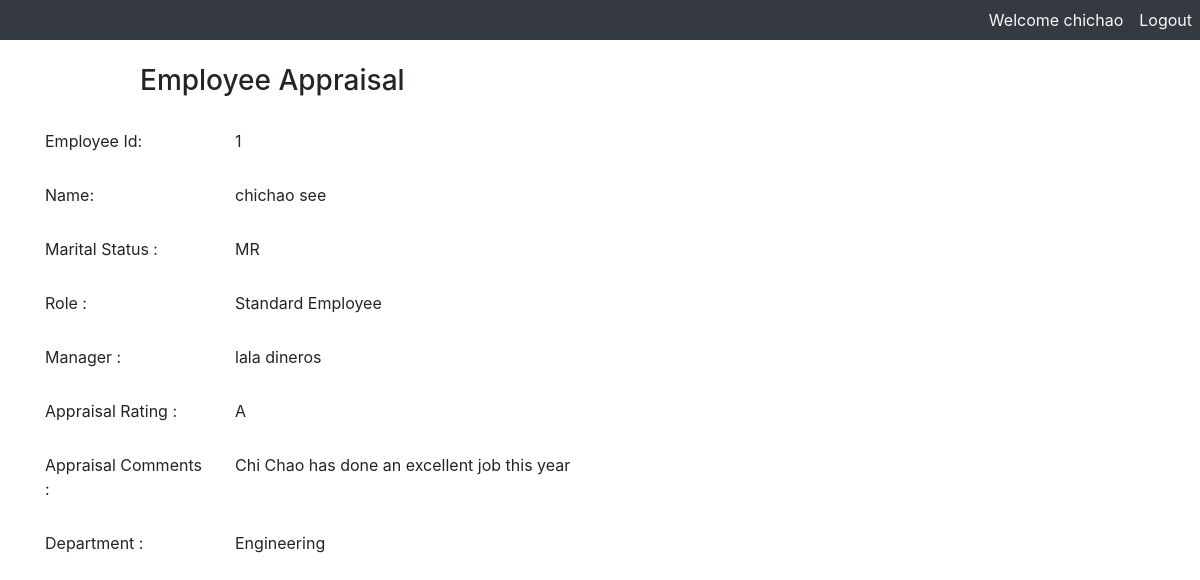
The page / (signed in) on the database as committed earlier.
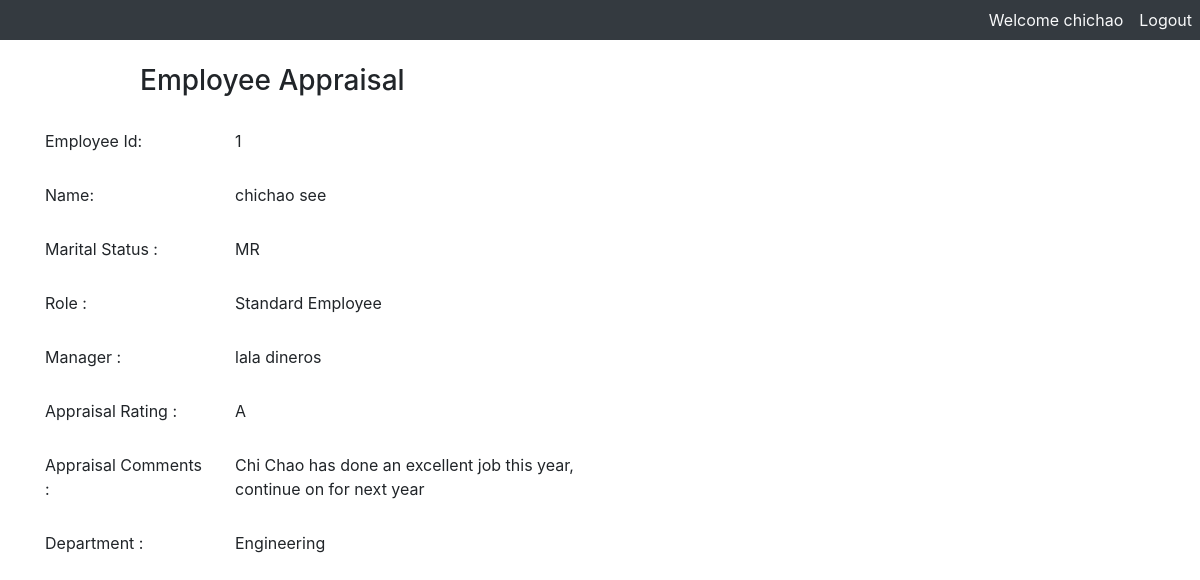
The same page on the database as committed later.
### employee/models.py (models this page shows, shortened)
class Employee(models.Model):
    MARRIED ='MR'
    SINGLE = 'SN'
    DIVORCED = 'DI'
    WIDOWED = 'WI'
    MALE = 'M'
    FEMALE = 'F'
    marital_status = (
        (MARRIED, "Married"),
        (SINGLE, "Single"),
        (DIVORCED, "Divorced"),
        (WIDOWED, "Widowed")
    )
    gender = (
        (MALE,"male"),
        (FEMALE,"female")
    )
    EmpId = models.IntegerField(primary_key = True)
    first_name = models.CharField('First_Name',max_length=45)
    last_name = models.CharField('Last_Name',max_length=45)
    marital_status = models.CharField('Marital_Status',max_length=15, choices = marital_status)
    phone_number = PhoneNumberField('Phone_Number',unique = True)
    address = models.CharField('Address',max_length=50)
    gender = models.CharField('Gender',max_length=10,choices = gender)
    date_of_birth = models.DateField()
    date_of_joining = models.DateField()
    date_of_leaving = models.DateField('Date_of_Leaving',help_text='The Leaving Date determines whether it is an Active Employee',blank=True, null=False, default='9999-12-31')
    manager_id = models.ForeignKey('Manager', on_delete=models.CASCADE, blank=True, null=True)
    role_id = models.ForeignKey(Roles, on_delete=models.CASCADE)
    dept_id = models.ForeignKey(Department,on_delete=models.CASCADE,blank=True, null=True)
    user_id = models.ForeignKey(User, on_delete=models.CASCADE, blank=True,null=True)
    last_update = models.DateField(auto_now_add=True)
    def Is_Active_Employee(self):
        return self.date_of_leaving >= date.today()
    Is_Active_Employee.boolean = True

class Roles(models.Model):
    role_id = models.IntegerField(primary_key = True)
    role = models.CharField(max_length=20, unique=True)
    description = models.CharField(max_length=100)
    last_update = models.DateTimeField(auto_now_add=True)
    class Meta:
        verbose_name_plural = "Roles"
    def __str__(self):
        return f"{self.role +' '+ self.description}"

class Manager(models.Model):
    mgr_id = models.IntegerField(primary_key = True)
    first_name = models.CharField('First_Name',max_length=45)
    last_name = models.CharField('Last_Name',max_length=45)
    emp_id = models.IntegerField()
    def __str__(self):
        return (self.first_name + ' ' + self.last_name)
    class Meta:
        verbose_name_plural = "Managers"

class Appraisal(models.Model):
    appraisal_id = models.IntegerField(primary_key=True)
    app_supervisor_comments = models.TextField()
    rating_id = models.ForeignKey(Rating,on_delete=models.CASCADE, blank=True, null=True)
    dept_id = models.ForeignKey(Department,on_delete=models.CASCADE, blank=True, null=True)
    emp_id = models.ForeignKey(Employee,on_delete=models.CASCADE, blank=True, null=True)
    appraisal_date = models.DateField('Appraisal_Year', blank=True, null=True)
    last_update = models.DateField(auto_now_add=True)
    class Meta:
        verbose_name_plural = 'Appraisals'

class Rating(models.Model):
    Best_Performer ='A+'
    Excellent = 'A'
    Very_Good = 'B+'
    Good = 'B'
    Competent = 'C+'
    Average = 'C'
    Poor = 'D'
    Fail = 'F'
    rating = (
        (Best_Performer, "A+"),
        (Excellent, "A"),
        (Very_Good, "B+"),
        (Good, "B"),
        (Competent, "C+"),
        (Average, "C"),
        (Poor, "D"),
        (Fail, "F"),
    )
    rating_id = models.IntegerField(primary_key=True)
    grade = models.CharField('Grade',max_length=15, choices = rating)
    grade_description = models.CharField("Grade Description", max_length=60)
    last_update = models.DateField(auto_now_add=True)
    class Meta:
        verbose_name_plural = 'Ratings'
    def __str__(self):
        return (self.grade)

class Department(models.Model):
    dept_id = models.IntegerField(primary_key=True)
    dept_name = models.CharField('Department',max_length=50, unique=True)
    Is_Active = models.BooleanField(default=True)
    last_update = models.DateTimeField(auto_now_add=True)
    def __str__(self):
        return (self.dept_name)
    class Meta:
        verbose_name_plural = "Departments"

### employee/views.py (the view)
# urls.py: path('', views.emp, name="home"),
@login_required(login_url = 'login')
def emp(request):
     if request.method == 'GET':
        current_user_id = request.user.id
        if request.user.is_superuser:
            return redirect('http://127.0.0.1:8000/employee')
        else:
            employee = Employee.objects.get(user_id = current_user_id)
            employee_id = employee.EmpId
            if Manager.objects.filter(emp_id = employee_id):
                manager_id = Manager.objects.filter(emp_id = employee_id).values('mgr_id')[0]['mgr_id']
                selected_employees = Employee.objects.filter(manager_id = manager_id)
                context = {'employees':selected_employees}
                return render(request,'show.html',context)
            else:
                appraisal = Appraisal.objects.get(emp_id = employee_id)
                context = {'form':employee, 'appraisal':appraisal}
                return render(request,'index.html',context)

### employee/templates/index.html (shortened to what this page needs)
<!DOCTYPE html>
<html lang="en">
<head>
    {% load static %}
    <link rel="stylesheet" href="https://stackpath.bootstrapcdn.com/bootstrap/4.3.1/css/bootstrap.min.css"
integrity="sha384-ggOyR0iXCbMQv3Xipma34MD+dH/1fQ784/j6cY/iJTQUOhcWr7x9JvoRxT2MZw1T">
</head>
<body>
<div class="nav navbar-expand-md navbar-light bg-dark">
  <div class="collapse navbar-collapse flex-grow-1 text-right" id="myNavbar7">
    <ul class="navbar-nav ml-auto flex-nowrap">
        <li class="nav-item">
            <a href="#" class="nav-link text-light">Welcome {{request.user}}</a>
        </li>
        <li class="nav-item">
          <a href="{% url 'logout' %}" class="nav-link text-light">Logout</a>
      </li>
    </ul>
  </div>
</div>
<div>
<form method="POST" class="post-form" action="/emp">
    <div class="container">
<br>
    <div class="form-group row">
    <label class="col-sm-1 col-form-label"></label>
    <div class="col-sm-4">
    <h3>Employee Appraisal</h3>
    </div>
  </div>
    <div class="form-group row">
    <label class="col-sm-2 col-form-label">Employee Id:</label>
    <div class="col-sm-4 col-form-label">{{ form.EmpId }}</div>
  </div>
  <div class="form-group row">
    <label class="col-sm-2 col-form-label">Name:</label>
    <div class="col-sm-4 col-form-label">
       {{ form.first_name }} {{ form.last_name}}
    </div>
  </div>
  <div class="form-group row">
    <label class="col-sm-2 col-form-label">Marital Status :</label>
    <div class="col-sm-4 col-form-label"> {{ form.marital_status}} </div>
  </div>
  <div class="form-group row">
    <label class="col-sm-2 col-form-label">Role :</label>
    <div class="col-sm-4 col-form-label"> {{ form.role_id}} </div>
  </div>
  <div class="form-group row">
    <label class="col-sm-2 col-form-label">Manager :</label>
    <div class="col-sm-4 col-form-label"> {{ form.manager_id}} </div>
  </div>
  <div class="form-group row">
    <label class="col-sm-2 col-form-label">Appraisal Rating :</label>
    <div class="col-sm-4 col-form-label"> {{ appraisal.rating_id}} </div>
  </div>
  <div class="form-group row">
    <label class="col-sm-2 col-form-label">Appraisal Comments :</label>
    <div class="col-sm-4 col-form-label"> {{ appraisal.app_supervisor_comments}} </div>
  </div>
  <div class="form-group row">
    <label class="col-sm-2 col-form-label">Department :</label>
    <div class="col-sm-4 col-form-label"> {{ appraisal.dept_id}} </div>
  </div>
    </div>
</form>
</div>
</body>
</html>

Rows that differ between the two databases and show on the page:
changed Appraisal "Engineering": app_supervisor_comments "Chi Chao has done an excellent job this year" → "Chi Chao has done an excellent job this year, continue on for next year"
